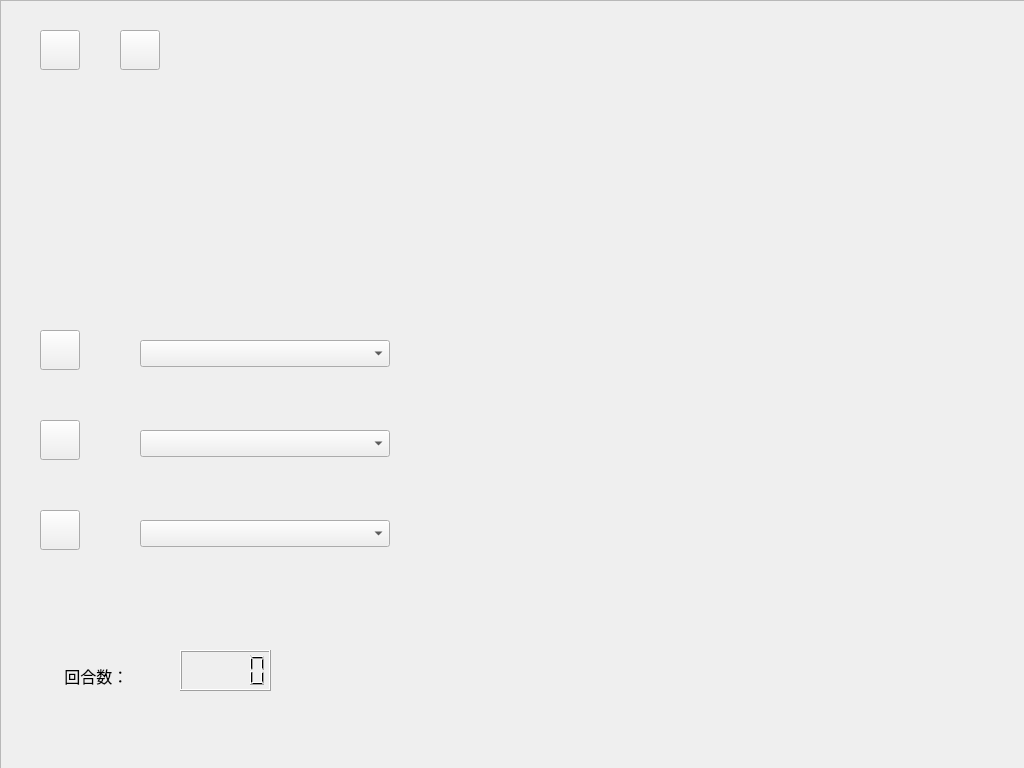
<?xml version="1.0" encoding="UTF-8"?>
<ui version="4.0">
 <class>AIvsAI</class>
 <widget class="QWidget" name="AIvsAI">
  <property name="geometry">
   <rect>
    <x>0</x>
    <y>0</y>
    <width>1024</width>
    <height>768</height>
   </rect>
  </property>
  <property name="windowTitle">
   <string>Form</string>
  </property>
  <widget class="QFrame" name="frame">
   <property name="geometry">
    <rect>
     <x>0</x>
     <y>0</y>
     <width>1031</width>
     <height>771</height>
    </rect>
   </property>
   <property name="frameShape">
    <enum>QFrame::StyledPanel</enum>
   </property>
   <property name="frameShadow">
    <enum>QFrame::Raised</enum>
   </property>
   <widget class="QPushButton" name="AiButton1">
    <property name="geometry">
     <rect>
      <x>40</x>
      <y>330</y>
      <width>40</width>
      <height>40</height>
     </rect>
    </property>
    <property name="text">
     <string/>
    </property>
   </widget>
   <widget class="QComboBox" name="AiCombo1">
    <property name="geometry">
     <rect>
      <x>140</x>
      <y>340</y>
      <width>250</width>
      <height>27</height>
     </rect>
    </property>
   </widget>
   <widget class="QPushButton" name="AiButton2">
    <property name="geometry">
     <rect>
      <x>40</x>
      <y>420</y>
      <width>40</width>
      <height>40</height>
     </rect>
    </property>
    <property name="sizePolicy">
     <sizepolicy hsizetype="Fixed" vsizetype="Fixed">
      <horstretch>0</horstretch>
      <verstretch>0</verstretch>
     </sizepolicy>
    </property>
    <property name="text">
     <string/>
    </property>
   </widget>
   <widget class="QComboBox" name="AiCombo2">
    <property name="geometry">
     <rect>
      <x>140</x>
      <y>430</y>
      <width>250</width>
      <height>27</height>
     </rect>
    </property>
   </widget>
   <widget class="QComboBox" name="mapCombo">
    <property name="geometry">
     <rect>
      <x>140</x>
      <y>520</y>
      <width>250</width>
      <height>27</height>
     </rect>
    </property>
   </widget>
   <widget class="QPushButton" name="mapButton">
    <property name="geometry">
     <rect>
      <x>40</x>
      <y>510</y>
      <width>40</width>
      <height>40</height>
     </rect>
    </property>
    <property name="text">
     <string/>
    </property>
   </widget>
   <widget class="QLabel" name="label">
    <property name="geometry">
     <rect>
      <x>60</x>
      <y>660</y>
      <width>91</width>
      <height>31</height>
     </rect>
    </property>
    <property name="font">
     <font>
      <pointsize>12</pointsize>
     </font>
    </property>
    <property name="text">
     <string> 回合数：</string>
    </property>
   </widget>
   <widget class="QLCDNumber" name="roundLCD">
    <property name="geometry">
     <rect>
      <x>180</x>
      <y>650</y>
      <width>91</width>
      <height>41</height>
     </rect>
    </property>
   </widget>
   <widget class="QPushButton" name="startButton">
    <property name="geometry">
     <rect>
      <x>120</x>
      <y>30</y>
      <width>40</width>
      <height>40</height>
     </rect>
    </property>
    <property name="text">
     <string/>
    </property>
   </widget>
   <widget class="QPushButton" name="returnButton">
    <property name="geometry">
     <rect>
      <x>40</x>
      <y>30</y>
      <width>40</width>
      <height>40</height>
     </rect>
    </property>
    <property name="text">
     <string/>
    </property>
   </widget>
  </widget>
 </widget>
 <resources/>
 <connections/>
</ui>
